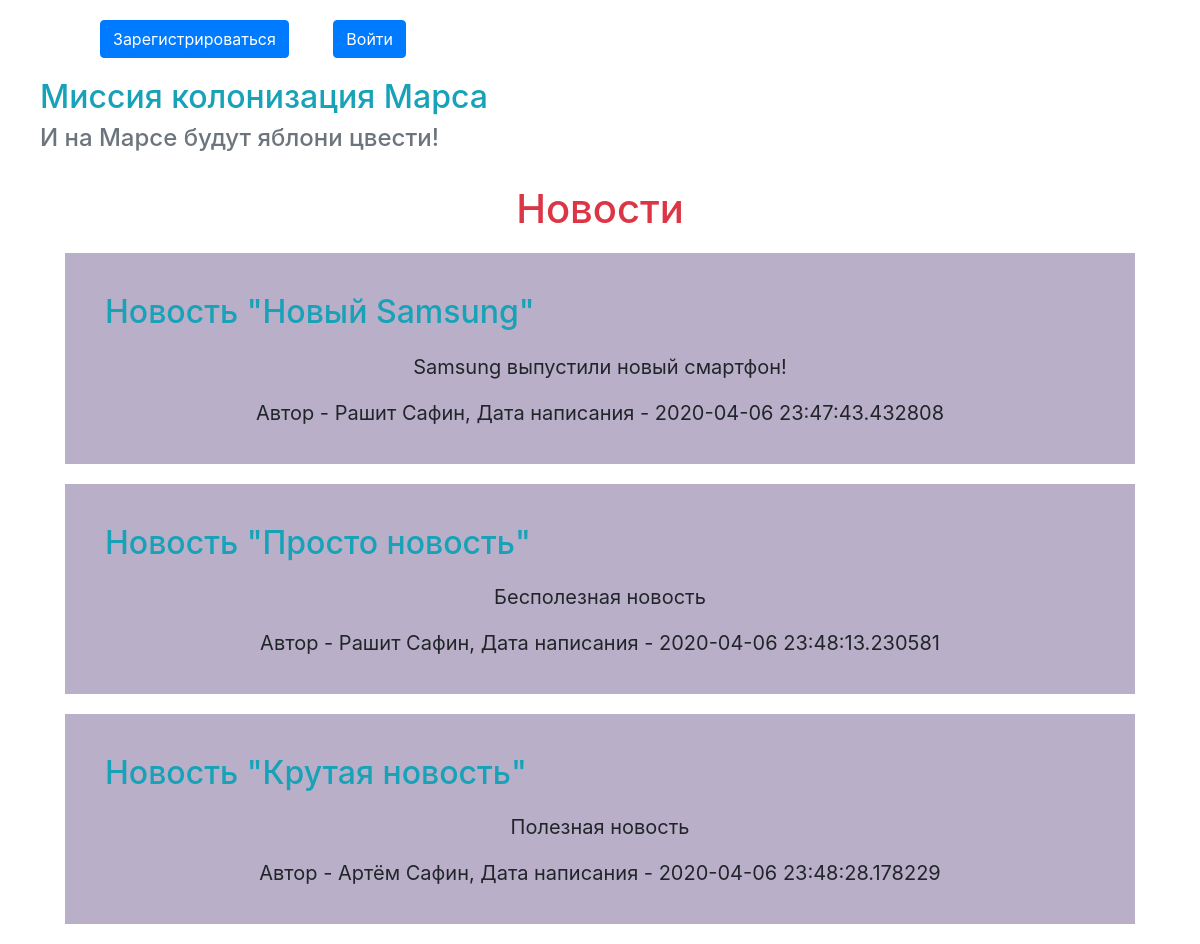
The page / on the database its author committed.
### data/news.py (models this page shows)
class News(SqlAlchemyBase):
    __tablename__ = 'news'
    id = sqlalchemy.Column(sqlalchemy.Integer, primary_key=True, autoincrement=True)
    title = sqlalchemy.Column(sqlalchemy.String, nullable=True)
    content = sqlalchemy.Column(sqlalchemy.String, nullable=True)
    created_date = sqlalchemy.Column(sqlalchemy.DateTime, default=datetime.datetime.now())
    is_private = sqlalchemy.Column(sqlalchemy.Boolean, default=False)
    user_id = sqlalchemy.Column(sqlalchemy.Integer, sqlalchemy.ForeignKey("users.id"))
    user = orm.relation("User")

### data/users.py (models this page shows, shortened)
class User(SqlAlchemyBase, UserMixin):
    __tablename__ = 'users'
    id = sqlalchemy.Column(sqlalchemy.Integer, primary_key=True, autoincrement=True)
    surname = sqlalchemy.Column(sqlalchemy.String)
    name = sqlalchemy.Column(sqlalchemy.String)
    age = sqlalchemy.Column(sqlalchemy.Integer)
    news = orm.relation("News", back_populates="user")
    position = sqlalchemy.Column(sqlalchemy.String)
    speciality = sqlalchemy.Column(sqlalchemy.String)
    address = sqlalchemy.Column(sqlalchemy.String)
    email = sqlalchemy.Column(sqlalchemy.String, unique=True)
    hashed_password = sqlalchemy.Column(sqlalchemy.String)
    modified_date = sqlalchemy.Column(sqlalchemy.DateTime)

### main.py (the view)
@app.route('/')
def news_journal():
    db_session = create_session()
    if current_user.is_authenticated:
        news = db_session.query(News).filter(
            (News.user == current_user) | (News.is_private != True))
    else:
        news = db_session.query(News).filter(News.is_private != True)
    return render_template('news_journal.html', title='Новости', news=news)

### data/db_session.py (called while the page is built)
def create_session() -> Session:
    global __factory
    return __factory()

### templates/news_journal.html (shortened to what this page needs)
{% extends "base.html" %}
{% block content %}
    <h1 class="text-center text-danger">Новости</h1>
    {% for item in news %}
        <div class="text-center margin_20px padding_20px purple-bg">
            <h2 class="text-left text-info margin_20px">Новость "{{ item.title }}"</h2>
            <p class="font_20px">{{ item.content }}</p>
            <p class="font_20px">Автор - {{ item.user.name + ' ' + item.user.surname }}, Дата написания - {{ item.created_date }}</p>
        </div>
    {% endfor %}
{% endblock %}

### templates/base.html (shortened to what this page needs)
<!DOCTYPE html>
<html lang="en">
<head>
    <link rel="stylesheet"
          href="https://stackpath.bootstrapcdn.com/bootstrap/4.4.1/css/bootstrap.min.css"
>
    <link rel="stylesheet" type="text/css" href="../static/css/style.css" >
</head>
<body>
    <nav>
        {% if current_user.is_authenticated %}
            <a class="navbar-brand text-info margin_100px_left bigger" href="/logout"> {{ current_user.name }} </a>
        {% else %}
            <a class="btn btn-primary margin_20px margin_100px_left" href="/register">Зарегистрироваться</a>
            <a class="btn btn-primary margin_20px" href="/login">Войти</a>
        {% endif %}
    </nav>
    <h2 class="text-info margin_20px_left">Миссия колонизация Марса</h2>
    <h4 class="text-muted margin_20px_left">И на Марсе будут яблони цвести!</h4>
    <br>
    <main role="main" class="container">
        {% block content %}{% endblock %}
    </main>
</body>
</html>

### static/css/style.css (style rules this page uses)
.margin_20px_left { margin-left: 40px; }
.margin_20px { margin: 20px; }
.padding_20px { padding: 20px; }
.margin_100px_left { margin-left: 100px; }
.purple-bg { background-color: #baafc9; }
.font_20px { font-size: 20px; }

### rows shown on the page
News: title "Новый Samsung", content "Samsung выпустили новый смартфон!", user "Рашит Сафин", created_date "2020-04-06 23:47:43.432808"
News: title "Просто новость", content "Бесполезная новость", user "Рашит Сафин", created_date "2020-04-06 23:48:13.230581"
News: title "Крутая новость", content "Полезная новость", user "Артём Сафин", created_date "2020-04-06 23:48:28.178229"
